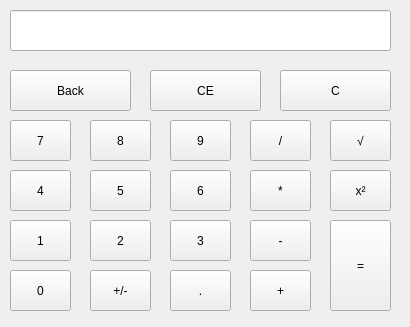
<?xml version="1.0" encoding="UTF-8"?>
<ui version="4.0">
 <class>Form</class>
 <widget class="QWidget" name="Form">
  <property name="geometry">
   <rect>
    <x>0</x>
    <y>0</y>
    <width>410</width>
    <height>327</height>
   </rect>
  </property>
  <property name="windowTitle">
   <string>Calculator</string>
  </property>
  <widget class="QLineEdit" name="lineEdit">
   <property name="geometry">
    <rect>
     <x>10</x>
     <y>10</y>
     <width>381</width>
     <height>41</height>
    </rect>
   </property>
  </widget>
  <widget class="QPushButton" name="pushBack">
   <property name="geometry">
    <rect>
     <x>10</x>
     <y>70</y>
     <width>121</width>
     <height>41</height>
    </rect>
   </property>
   <property name="text">
    <string>Back</string>
   </property>
  </widget>
  <widget class="QPushButton" name="pushCE">
   <property name="geometry">
    <rect>
     <x>150</x>
     <y>70</y>
     <width>111</width>
     <height>41</height>
    </rect>
   </property>
   <property name="text">
    <string>CE</string>
   </property>
  </widget>
  <widget class="QPushButton" name="pushC">
   <property name="geometry">
    <rect>
     <x>280</x>
     <y>70</y>
     <width>111</width>
     <height>41</height>
    </rect>
   </property>
   <property name="text">
    <string>C</string>
   </property>
  </widget>
  <widget class="QPushButton" name="push7">
   <property name="geometry">
    <rect>
     <x>10</x>
     <y>120</y>
     <width>61</width>
     <height>41</height>
    </rect>
   </property>
   <property name="text">
    <string>7</string>
   </property>
  </widget>
  <widget class="QPushButton" name="push4">
   <property name="geometry">
    <rect>
     <x>10</x>
     <y>170</y>
     <width>61</width>
     <height>41</height>
    </rect>
   </property>
   <property name="text">
    <string>4</string>
   </property>
  </widget>
  <widget class="QPushButton" name="push1">
   <property name="geometry">
    <rect>
     <x>10</x>
     <y>220</y>
     <width>61</width>
     <height>41</height>
    </rect>
   </property>
   <property name="text">
    <string>1</string>
   </property>
  </widget>
  <widget class="QPushButton" name="push0">
   <property name="geometry">
    <rect>
     <x>10</x>
     <y>270</y>
     <width>61</width>
     <height>41</height>
    </rect>
   </property>
   <property name="text">
    <string>0</string>
   </property>
  </widget>
  <widget class="QPushButton" name="push8">
   <property name="geometry">
    <rect>
     <x>90</x>
     <y>120</y>
     <width>61</width>
     <height>41</height>
    </rect>
   </property>
   <property name="text">
    <string>8</string>
   </property>
  </widget>
  <widget class="QPushButton" name="push5">
   <property name="geometry">
    <rect>
     <x>90</x>
     <y>170</y>
     <width>61</width>
     <height>41</height>
    </rect>
   </property>
   <property name="text">
    <string>5</string>
   </property>
  </widget>
  <widget class="QPushButton" name="push2">
   <property name="geometry">
    <rect>
     <x>90</x>
     <y>220</y>
     <width>61</width>
     <height>41</height>
    </rect>
   </property>
   <property name="text">
    <string>2</string>
   </property>
  </widget>
  <widget class="QPushButton" name="pushplusminus">
   <property name="geometry">
    <rect>
     <x>90</x>
     <y>270</y>
     <width>61</width>
     <height>41</height>
    </rect>
   </property>
   <property name="text">
    <string>+/-</string>
   </property>
  </widget>
  <widget class="QPushButton" name="push9">
   <property name="geometry">
    <rect>
     <x>170</x>
     <y>120</y>
     <width>61</width>
     <height>41</height>
    </rect>
   </property>
   <property name="text">
    <string>9</string>
   </property>
  </widget>
  <widget class="QPushButton" name="push6">
   <property name="geometry">
    <rect>
     <x>170</x>
     <y>170</y>
     <width>61</width>
     <height>41</height>
    </rect>
   </property>
   <property name="text">
    <string>6</string>
   </property>
  </widget>
  <widget class="QPushButton" name="push3">
   <property name="geometry">
    <rect>
     <x>170</x>
     <y>220</y>
     <width>61</width>
     <height>41</height>
    </rect>
   </property>
   <property name="text">
    <string>3</string>
   </property>
  </widget>
  <widget class="QPushButton" name="pushdot">
   <property name="geometry">
    <rect>
     <x>170</x>
     <y>270</y>
     <width>61</width>
     <height>41</height>
    </rect>
   </property>
   <property name="text">
    <string>.</string>
   </property>
  </widget>
  <widget class="QPushButton" name="pushbagi">
   <property name="geometry">
    <rect>
     <x>250</x>
     <y>120</y>
     <width>61</width>
     <height>41</height>
    </rect>
   </property>
   <property name="text">
    <string>/</string>
   </property>
  </widget>
  <widget class="QPushButton" name="pushkali">
   <property name="geometry">
    <rect>
     <x>250</x>
     <y>170</y>
     <width>61</width>
     <height>41</height>
    </rect>
   </property>
   <property name="text">
    <string>*</string>
   </property>
  </widget>
  <widget class="QPushButton" name="pushminus">
   <property name="geometry">
    <rect>
     <x>250</x>
     <y>220</y>
     <width>61</width>
     <height>41</height>
    </rect>
   </property>
   <property name="text">
    <string>-</string>
   </property>
  </widget>
  <widget class="QPushButton" name="pushplus">
   <property name="geometry">
    <rect>
     <x>250</x>
     <y>270</y>
     <width>61</width>
     <height>41</height>
    </rect>
   </property>
   <property name="text">
    <string>+</string>
   </property>
  </widget>
  <widget class="QPushButton" name="pushakar">
   <property name="geometry">
    <rect>
     <x>330</x>
     <y>120</y>
     <width>61</width>
     <height>41</height>
    </rect>
   </property>
   <property name="text">
    <string>√</string>
   </property>
  </widget>
  <widget class="QPushButton" name="pushkuadrat">
   <property name="geometry">
    <rect>
     <x>330</x>
     <y>170</y>
     <width>61</width>
     <height>41</height>
    </rect>
   </property>
   <property name="text">
    <string>x²</string>
   </property>
  </widget>
  <widget class="QPushButton" name="pushequal">
   <property name="geometry">
    <rect>
     <x>330</x>
     <y>220</y>
     <width>61</width>
     <height>91</height>
    </rect>
   </property>
   <property name="text">
    <string>=</string>
   </property>
  </widget>
 </widget>
 <resources/>
 <connections/>
</ui>
